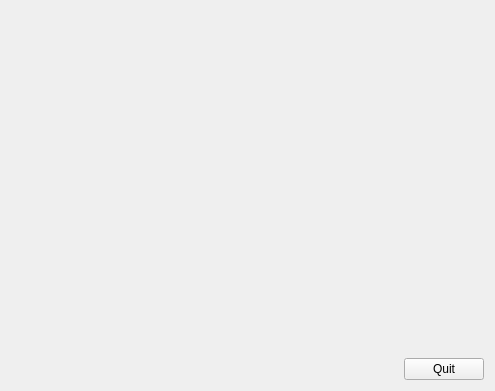
<?xml version="1.0" encoding="UTF-8"?>
<ui version="4.0">
 <class>MainWindow</class>
 <widget class="QMainWindow" name="MainWindow">
  <property name="windowModality">
   <enum>Qt::ApplicationModal</enum>
  </property>
  <property name="geometry">
   <rect>
    <x>0</x>
    <y>0</y>
    <width>495</width>
    <height>391</height>
   </rect>
  </property>
  <property name="windowTitle">
   <string>OpenGL</string>
  </property>
  <widget class="QWidget" name="centralWidget">
   <layout class="QHBoxLayout" name="horizontalLayout">
    <item>
     <widget class="GLWidget" name="widget" native="true">
      <property name="sizePolicy">
       <sizepolicy hsizetype="Expanding" vsizetype="Preferred">
        <horstretch>0</horstretch>
        <verstretch>0</verstretch>
       </sizepolicy>
      </property>
     </widget>
    </item>
    <item>
     <layout class="QVBoxLayout" name="verticalLayout">
      <item>
       <spacer name="verticalSpacer">
        <property name="orientation">
         <enum>Qt::Vertical</enum>
        </property>
        <property name="sizeHint" stdset="0">
         <size>
          <width>20</width>
          <height>40</height>
         </size>
        </property>
       </spacer>
      </item>
      <item>
       <widget class="QPushButton" name="pushButton">
        <property name="text">
         <string>Quit</string>
        </property>
       </widget>
      </item>
     </layout>
    </item>
   </layout>
  </widget>
 </widget>
 <layoutdefault spacing="6" margin="11"/>
 <customwidgets>
  <customwidget>
   <class>GLWidget</class>
   <extends>QWidget</extends>
   <header>glwidget.h</header>
   <container>1</container>
  </customwidget>
 </customwidgets>
 <resources/>
 <connections>
  <connection>
   <sender>pushButton</sender>
   <signal>clicked()</signal>
   <receiver>MainWindow</receiver>
   <slot>close()</slot>
   <hints>
    <hint type="sourcelabel">
     <x>414</x>
     <y>370</y>
    </hint>
    <hint type="destinationlabel">
     <x>440</x>
     <y>211</y>
    </hint>
   </hints>
  </connection>
 </connections>
</ui>
